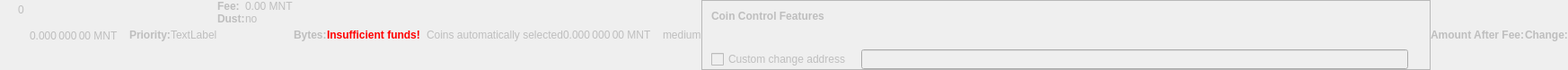
    <widget class="QWidget" name="dummyHideWidget" native="true">
     <property name="enabled">
      <bool>false</bool>
     </property>
     <property name="maximumSize">
      <size>
       <width>100</width>
       <height>22</height>
      </size>
     </property>
     <layout class="QHBoxLayout" name="dummyHideLayout">
      <property name="spacing">
       <number>0</number>
      </property>
      <property name="leftMargin">
       <number>0</number>
      </property>
      <property name="topMargin">
       <number>0</number>
      </property>
      <property name="rightMargin">
       <number>0</number>
      </property>
      <property name="bottomMargin">
       <number>0</number>
      </property>
      <item>
       <layout class="QFormLayout" name="formLayoutCoinControl1">
        <property name="horizontalSpacing">
         <number>10</number>
        </property>
        <property name="verticalSpacing">
         <number>14</number>
        </property>
        <property name="leftMargin">
         <number>10</number>
        </property>
        <property name="topMargin">
         <number>4</number>
        </property>
        <property name="rightMargin">
         <number>6</number>
        </property>
        <item row="0" column="1">
         <widget class="QLabel" name="labelCoinControlBytes">
          <property name="cursor">
           <cursorShape>IBeamCursor</cursorShape>
          </property>
          <property name="contextMenuPolicy">
           <enum>Qt::ActionsContextMenu</enum>
          </property>
          <property name="text">
           <string notr="true">0</string>
          </property>
          <property name="textInteractionFlags">
           <set>Qt::LinksAccessibleByMouse|Qt::TextSelectableByKeyboard|Qt::TextSelectableByMouse</set>
          </property>
         </widget>
        </item>
       </layout>
      </item>
      <item>
       <widget class="QLabel" name="labelCoinControlAfterFee">
        <property name="enabled">
         <bool>false</bool>
        </property>
        <property name="sizePolicy">
         <sizepolicy hsizetype="Fixed" vsizetype="Fixed">
          <horstretch>0</horstretch>
          <verstretch>0</verstretch>
         </sizepolicy>
        </property>
        <property name="minimumSize">
         <size>
          <width>111</width>
          <height>12</height>
         </size>
        </property>
        <property name="maximumSize">
         <size>
          <width>111</width>
          <height>12</height>
         </size>
        </property>
        <property name="cursor">
         <cursorShape>IBeamCursor</cursorShape>
        </property>
        <property name="contextMenuPolicy">
         <enum>Qt::ActionsContextMenu</enum>
        </property>
        <property name="text">
         <string notr="true">0.000 000 00 MNT</string>
        </property>
        <property name="textInteractionFlags">
         <set>Qt::LinksAccessibleByMouse|Qt::TextSelectableByKeyboard|Qt::TextSelectableByMouse</set>
        </property>
       </widget>
      </item>
      <item>
       <widget class="QLabel" name="labelCoinControlPriorityText">
        <property name="enabled">
         <bool>false</bool>
        </property>
        <property name="font">
         <font>
          <weight>75</weight>
          <bold>true</bold>
         </font>
        </property>
        <property name="text">
         <string>Priority:</string>
        </property>
       </widget>
      </item>
      <item>
       <layout class="QHBoxLayout" name="horizontalLayout">
        <item>
         <widget class="QLabel" name="WarningLabel">
          <property name="text">
           <string>TextLabel</string>
          </property>
         </widget>
        </item>
       </layout>
      </item>
      <item>
       <layout class="QFormLayout" name="formLayoutCoinControl3">
        <property name="horizontalSpacing">
         <number>0</number>
        </property>
        <property name="verticalSpacing">
         <number>0</number>
        </property>
        <property name="leftMargin">
         <number>0</number>
        </property>
        <property name="topMargin">
         <number>0</number>
        </property>
        <property name="rightMargin">
         <number>0</number>
        </property>
        <item row="0" column="0">
         <widget class="QLabel" name="labelCoinControlFeeText">
          <property name="enabled">
           <bool>false</bool>
          </property>
          <property name="font">
           <font>
            <weight>75</weight>
            <bold>true</bold>
           </font>
          </property>
          <property name="text">
           <string>Fee:</string>
          </property>
          <property name="margin">
           <number>0</number>
          </property>
         </widget>
        </item>
        <item row="0" column="1">
         <widget class="QLabel" name="labelCoinControlFee">
          <property name="enabled">
           <bool>false</bool>
          </property>
          <property name="cursor">
           <cursorShape>IBeamCursor</cursorShape>
          </property>
          <property name="contextMenuPolicy">
           <enum>Qt::ActionsContextMenu</enum>
          </property>
          <property name="text">
           <string notr="true">0.00 MNT</string>
          </property>
          <property name="textInteractionFlags">
           <set>Qt::LinksAccessibleByMouse|Qt::TextSelectableByKeyboard|Qt::TextSelectableByMouse</set>
          </property>
         </widget>
        </item>
        <item row="1" column="0">
         <widget class="QLabel" name="labelCoinControlLowOutputText">
          <property name="enabled">
           <bool>false</bool>
          </property>
          <property name="font">
           <font>
            <weight>75</weight>
            <bold>true</bold>
           </font>
          </property>
          <property name="text">
           <string>Dust:</string>
          </property>
         </widget>
        </item>
        <item row="1" column="1">
         <widget class="QLabel" name="labelCoinControlLowOutput">
          <property name="enabled">
           <bool>false</bool>
          </property>
          <property name="cursor">
           <cursorShape>IBeamCursor</cursorShape>
          </property>
          <property name="contextMenuPolicy">
           <enum>Qt::ActionsContextMenu</enum>
          </property>
          <property name="text">
           <string>no</string>
          </property>
          <property name="textInteractionFlags">
           <set>Qt::LinksAccessibleByMouse|Qt::TextSelectableByKeyboard|Qt::TextSelectableByMouse</set>
          </property>
         </widget>
        </item>
       </layout>
      </item>
      <item>
       <widget class="QLabel" name="labelCoinControlBytesText">
        <property name="enabled">
         <bool>false</bool>
        </property>
        <property name="font">
         <font>
          <weight>75</weight>
          <bold>true</bold>
         </font>
        </property>
        <property name="text">
         <string>Bytes:</string>
        </property>
       </widget>
      </item>
      <item>
       <layout class="QFormLayout" name="formLayoutCoinControl2">
        <property name="horizontalSpacing">
         <number>0</number>
        </property>
        <property name="verticalSpacing">
         <number>0</number>
        </property>
        <property name="leftMargin">
         <number>0</number>
        </property>
        <property name="topMargin">
         <number>0</number>
        </property>
        <property name="rightMargin">
         <number>0</number>
        </property>
       </layout>
      </item>
      <item>
       <layout class="QHBoxLayout" name="horizontalLayoutCoinControl2">
        <property name="spacing">
         <number>0</number>
        </property>
        <property name="bottomMargin">
         <number>0</number>
        </property>
       </layout>
      </item>
      <item>
       <widget class="QLabel" name="labelCoinControlInsuffFunds">
        <property name="enabled">
         <bool>false</bool>
        </property>
        <property name="minimumSize">
         <size>
          <width>0</width>
          <height>0</height>
         </size>
        </property>
        <property name="font">
         <font>
          <weight>75</weight>
          <bold>true</bold>
         </font>
        </property>
        <property name="styleSheet">
         <string notr="true">color:red;font-weight:bold;</string>
        </property>
        <property name="text">
         <string>Insufficient funds!</string>
        </property>
        <property name="margin">
         <number>5</number>
        </property>
       </widget>
      </item>
      <item>
       <layout class="QFormLayout" name="formLayoutCoinControl4">
        <property name="horizontalSpacing">
         <number>0</number>
        </property>
        <property name="verticalSpacing">
         <number>0</number>
        </property>
        <property name="leftMargin">
         <number>0</number>
        </property>
        <property name="topMargin">
         <number>0</number>
        </property>
        <property name="rightMargin">
         <number>0</number>
        </property>
       </layout>
      </item>
      <item>
       <widget class="QLabel" name="labelCoinControlChangeLabel">
        <property name="enabled">
         <bool>false</bool>
        </property>
        <property name="sizePolicy">
         <sizepolicy hsizetype="Preferred" vsizetype="Expanding">
          <horstretch>0</horstretch>
          <verstretch>0</verstretch>
         </sizepolicy>
        </property>
        <property name="minimumSize">
         <size>
          <width>0</width>
          <height>0</height>
         </size>
        </property>
        <property name="text">
         <string/>
        </property>
        <property name="margin">
         <number>3</number>
        </property>
       </widget>
      </item>
      <item>
       <widget class="QLabel" name="labelCoinControlAutomaticallySelected">
        <property name="enabled">
         <bool>false</bool>
        </property>
        <property name="sizePolicy">
         <sizepolicy hsizetype="Fixed" vsizetype="Fixed">
          <horstretch>0</horstretch>
          <verstretch>0</verstretch>
         </sizepolicy>
        </property>
        <property name="minimumSize">
         <size>
          <width>0</width>
          <height>0</height>
         </size>
        </property>
        <property name="maximumSize">
         <size>
          <width>240</width>
          <height>16777215</height>
         </size>
        </property>
        <property name="text">
         <string>Coins automatically selected</string>
        </property>
        <property name="margin">
         <number>5</number>
        </property>
       </widget>
      </item>
      <item>
       <widget class="QLabel" name="labelCoinControlChange">
        <property name="enabled">
         <bool>false</bool>
        </property>
        <property name="sizePolicy">
         <sizepolicy hsizetype="Fixed" vsizetype="Fixed">
          <horstretch>0</horstretch>
          <verstretch>0</verstretch>
         </sizepolicy>
        </property>
        <property name="minimumSize">
         <size>
          <width>111</width>
          <height>0</height>
         </size>
        </property>
        <property name="maximumSize">
         <size>
          <width>111</width>
          <height>16777215</height>
         </size>
        </property>
        <property name="cursor">
         <cursorShape>IBeamCursor</cursorShape>
        </property>
        <property name="contextMenuPolicy">
         <enum>Qt::ActionsContextMenu</enum>
        </property>
        <property name="text">
         <string notr="true">0.000 000 00 MNT</string>
        </property>
        <property name="textInteractionFlags">
         <set>Qt::LinksAccessibleByMouse|Qt::TextSelectableByKeyboard|Qt::TextSelectableByMouse</set>
        </property>
       </widget>
      </item>
      <item>
       <widget class="QLabel" name="labelCoinControlPriority">
        <property name="enabled">
         <bool>false</bool>
        </property>
        <property name="cursor">
         <cursorShape>IBeamCursor</cursorShape>
        </property>
        <property name="contextMenuPolicy">
         <enum>Qt::ActionsContextMenu</enum>
        </property>
        <property name="text">
         <string>medium</string>
        </property>
        <property name="textInteractionFlags">
         <set>Qt::LinksAccessibleByMouse|Qt::TextSelectableByKeyboard|Qt::TextSelectableByMouse</set>
        </property>
       </widget>
      </item>
      <item>
       <widget class="QFrame" name="frameCoinControl">
        <property name="sizePolicy">
         <sizepolicy hsizetype="Expanding" vsizetype="Expanding">
          <horstretch>0</horstretch>
          <verstretch>0</verstretch>
         </sizepolicy>
        </property>
        <property name="maximumSize">
         <size>
          <width>16777215</width>
          <height>16777215</height>
         </size>
        </property>
        <property name="frameShape">
         <enum>QFrame::StyledPanel</enum>
        </property>
        <property name="frameShadow">
         <enum>QFrame::Sunken</enum>
        </property>
        <layout class="QVBoxLayout" name="verticalLayoutCoinControl2_2">
         <property name="spacing">
          <number>0</number>
         </property>
         <property name="leftMargin">
          <number>0</number>
         </property>
         <property name="topMargin">
          <number>0</number>
         </property>
         <property name="rightMargin">
          <number>0</number>
         </property>
         <property name="bottomMargin">
          <number>0</number>
         </property>
         <item>
          <layout class="QVBoxLayout" name="verticalLayoutCoinControl" stretch="0,0,0,1">
           <property name="spacing">
            <number>0</number>
           </property>
           <property name="leftMargin">
            <number>10</number>
           </property>
           <property name="topMargin">
            <number>10</number>
           </property>
           <item>
            <layout class="QHBoxLayout" name="horizontalLayoutCoinControl1">
             <property name="bottomMargin">
              <number>15</number>
             </property>
             <item>
              <widget class="QLabel" name="labelCoinControlFeatures">
               <property name="enabled">
                <bool>false</bool>
               </property>
               <property name="sizePolicy">
                <sizepolicy hsizetype="Preferred" vsizetype="Maximum">
                 <horstretch>0</horstretch>
                 <verstretch>0</verstretch>
                </sizepolicy>
               </property>
               <property name="font">
                <font>
                 <weight>75</weight>
                 <bold>true</bold>
                </font>
               </property>
               <property name="styleSheet">
                <string notr="true">font-weight:bold;</string>
               </property>
               <property name="text">
                <string>Coin Control Features</string>
               </property>
              </widget>
             </item>
            </layout>
           </item>
           <item>
            <widget class="QWidget" name="widgetCoinControl" native="true">
             <property name="sizePolicy">
              <sizepolicy hsizetype="Preferred" vsizetype="Preferred">
               <horstretch>0</horstretch>
               <verstretch>0</verstretch>
              </sizepolicy>
             </property>
             <property name="minimumSize">
              <size>
               <width>0</width>
               <height>0</height>
              </size>
             </property>
             <property name="styleSheet">
              <string notr="true"/>
             </property>
             <layout class="QHBoxLayout" name="horizontalLayoutCoinControl5_2">
              <property name="leftMargin">
               <number>0</number>
              </property>
              <property name="topMargin">
               <number>0</number>
              </property>
              <property name="rightMargin">
               <number>0</number>
              </property>
              <property name="bottomMargin">
               <number>0</number>
              </property>
              <item>
               <layout class="QHBoxLayout" name="horizontalLayoutCoinControl3">
                <property name="spacing">
                 <number>20</number>
                </property>
                <property name="topMargin">
                 <number>0</number>
                </property>
                <property name="bottomMargin">
                 <number>10</number>
                </property>
               </layout>
              </item>
             </layout>
            </widget>
           </item>
           <item>
            <layout class="QHBoxLayout" name="horizontalLayoutCoinControl4" stretch="0,0,0">
             <property name="spacing">
              <number>12</number>
             </property>
             <property name="sizeConstraint">
              <enum>QLayout::SetDefaultConstraint</enum>
             </property>
             <property name="topMargin">
              <number>5</number>
             </property>
             <property name="rightMargin">
              <number>5</number>
             </property>
             <item>
              <widget class="QCheckBox" name="checkBoxCoinControlChange">
               <property name="enabled">
                <bool>false</bool>
               </property>
               <property name="toolTip">
                <string>If this is activated, but the change address is empty or invalid, change will be sent to a newly generated address.</string>
               </property>
               <property name="text">
                <string>Custom change address</string>
               </property>
              </widget>
             </item>
             <item>
              <widget class="QValidatedLineEdit" name="lineEditCoinControlChange">
               <property name="enabled">
                <bool>false</bool>
               </property>
               <property name="sizePolicy">
                <sizepolicy hsizetype="Expanding" vsizetype="Fixed">
                 <horstretch>0</horstretch>
                 <verstretch>0</verstretch>
                </sizepolicy>
               </property>
              </widget>
             </item>
             <item>
              <widget class="QLabel" name="labelCoinControlChangeLabel_2">
               <property name="sizePolicy">
                <sizepolicy hsizetype="Preferred" vsizetype="Expanding">
                 <horstretch>0</horstretch>
                 <verstretch>0</verstretch>
                </sizepolicy>
               </property>
               <property name="minimumSize">
                <size>
                 <width>0</width>
                 <height>0</height>
                </size>
               </property>
               <property name="text">
                <string/>
               </property>
               <property name="margin">
                <number>3</number>
               </property>
              </widget>
             </item>
            </layout>
           </item>
           <item>
            <spacer name="verticalSpacerCoinControl">
             <property name="orientation">
              <enum>Qt::Vertical</enum>
             </property>
             <property name="sizeHint" stdset="0">
              <size>
               <width>800</width>
               <height>1</height>
              </size>
             </property>
            </spacer>
           </item>
          </layout>
         </item>
        </layout>
       </widget>
      </item>
      <item>
       <widget class="QLabel" name="labelCoinControlAfterFeeText">
        <property name="enabled">
         <bool>false</bool>
        </property>
        <property name="minimumSize">
         <size>
          <width>0</width>
          <height>0</height>
         </size>
        </property>
        <property name="maximumSize">
         <size>
          <width>16777215</width>
          <height>16777215</height>
         </size>
        </property>
        <property name="font">
         <font>
          <weight>75</weight>
          <bold>true</bold>
         </font>
        </property>
        <property name="text">
         <string>Amount After Fee:</string>
        </property>
        <property name="alignment">
         <set>Qt::AlignLeading|Qt::AlignLeft|Qt::AlignVCenter</set>
        </property>
        <property name="margin">
         <number>0</number>
        </property>
       </widget>
      </item>
      <item>
       <widget class="QLabel" name="labelCoinControlChangeText">
        <property name="enabled">
         <bool>false</bool>
        </property>
        <property name="sizePolicy">
         <sizepolicy hsizetype="Preferred" vsizetype="Preferred">
          <horstretch>0</horstretch>
          <verstretch>0</verstretch>
         </sizepolicy>
        </property>
        <property name="minimumSize">
         <size>
          <width>0</width>
          <height>0</height>
         </size>
        </property>
        <property name="maximumSize">
         <size>
          <width>16777215</width>
          <height>16777215</height>
         </size>
        </property>
        <property name="font">
         <font>
          <weight>75</weight>
          <bold>true</bold>
         </font>
        </property>
        <property name="text">
         <string>Change:</string>
        </property>
        <property name="alignment">
         <set>Qt::AlignLeading|Qt::AlignLeft|Qt::AlignVCenter</set>
        </property>
       </widget>
      </item>
     </layout>
    </widget>
